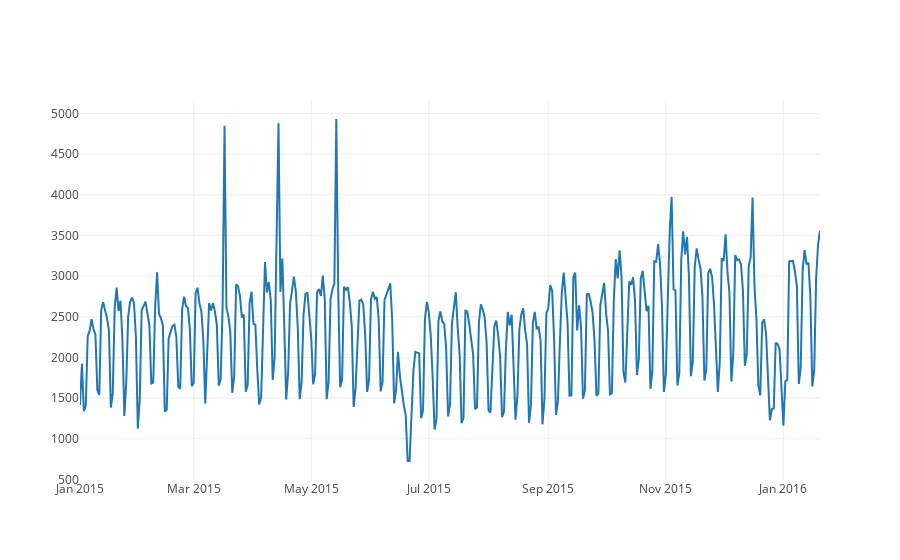

Notebook code cell kept with this figure:
### Code cell
plotly_df(df.set_index('date')[['count']])

### Figure 1 — Plotly figure (JSON) as saved in the notebook; plotly's stock layout.template omitted (floating-point values rounded to 4 significant figures; data arrays with more than 128 entries replaced by an {"elided": "..."} marker saying what was removed)
{"data": [{"mode": "lines", "name": "count", "type": "scatter", "uid": "661a03cc-a055-11e8-b7e1-902b34a87a7c", "x": {"elided": "383 str values"}, "y": {"elided": "383 int values"}}], "layout": {"title": ""}}
